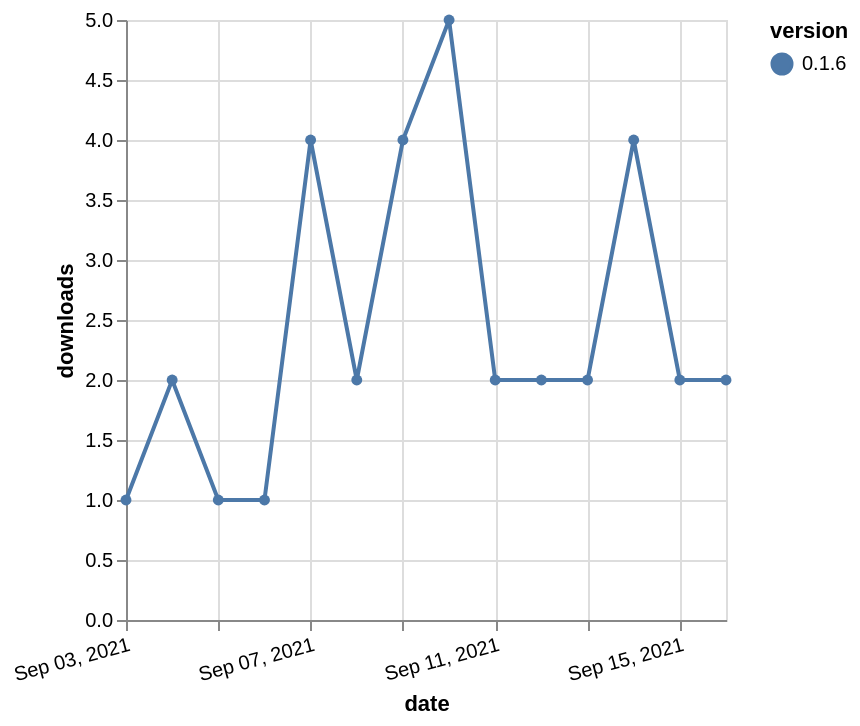

The Vega-Lite source for this figure:
### Vega-Lite specification from a JSON file in a GitHub repository (floating-point values rounded to 4 significant figures)
{"$schema": "https://vega.github.io/schema/vega-lite/v5.json", "description": "A simple bar chart with embedded data.", "data": {"values": [{"date": "2021-09-03", "total": 342, "delta": 1, "version": "0.1.6"}, {"date": "2021-09-04", "total": 344, "delta": 2, "version": "0.1.6"}, {"date": "2021-09-05", "total": 345, "delta": 1, "version": "0.1.6"}, {"date": "2021-09-06", "total": 346, "delta": 1, "version": "0.1.6"}, {"date": "2021-09-07", "total": 350, "delta": 4, "version": "0.1.6"}, {"date": "2021-09-08", "total": 352, "delta": 2, "version": "0.1.6"}, {"date": "2021-09-09", "total": 356, "delta": 4, "version": "0.1.6"}, {"date": "2021-09-10", "total": 361, "delta": 5, "version": "0.1.6"}, {"date": "2021-09-11", "total": 363, "delta": 2, "version": "0.1.6"}, {"date": "2021-09-12", "total": 365, "delta": 2, "version": "0.1.6"}, {"date": "2021-09-13", "total": 367, "delta": 2, "version": "0.1.6"}, {"date": "2021-09-14", "total": 371, "delta": 4, "version": "0.1.6"}, {"date": "2021-09-15", "total": 373, "delta": 2, "version": "0.1.6"}, {"date": "2021-09-16", "total": 375, "delta": 2, "version": "0.1.6"}]}, "width": "container", "mark": {"type": "line", "point": {"filled": true}}, "encoding": {"x": {"field": "date", "type": "temporal", "timeUnit": "yearmonthdate", "title": "date", "axis": {"labelAngle": -15}}, "y": {"field": "delta", "type": "quantitative", "title": "downloads"}, "color": {"field": "version", "type": "nominal"}, "tooltip": {"field": "delta"}}}
